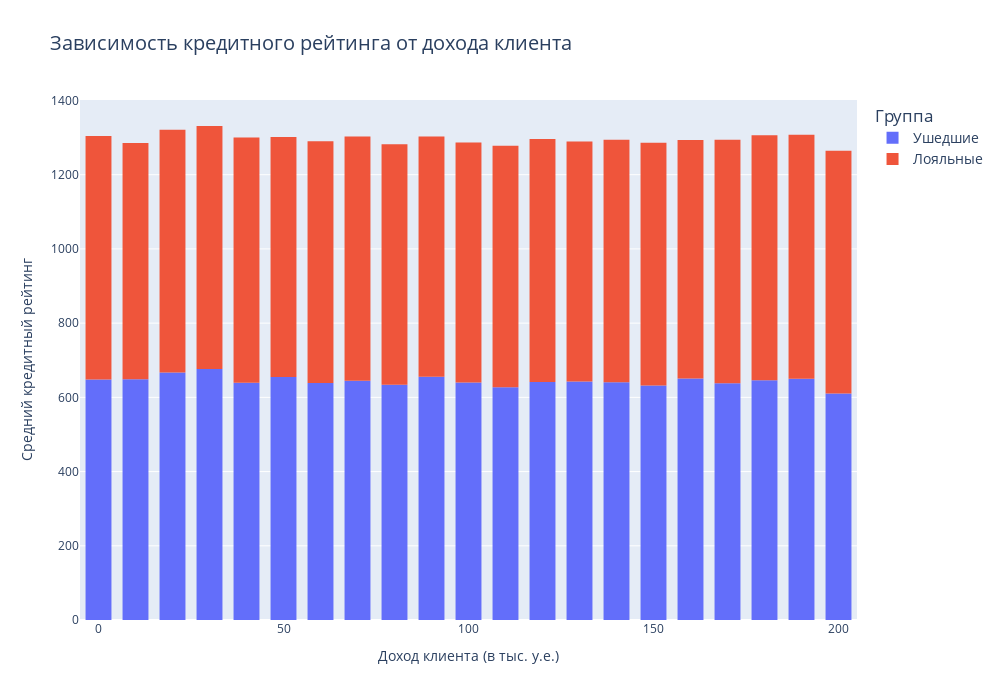

The notebook cell this image was saved under:
### Code cell
fig = px.histogram(
    data_frame=churn_data,
    x=churn_data['EstimatedSalary'] / 1000,
    y=churn_data['CreditScore'],
    nbins=20,
    color=churn_data['Exited'].map({1:'Ушедшие', 0:'Лояльные'}),
    title= 'Зависимость кредитного рейтинга от дохода клиента',
    height=700,
    width=1000,
    histfunc='avg'
)

fig.update_layout(
    xaxis_title='Доход клиента (в тыс. у.е.)',
    yaxis_title='Средний кредитный рейтинг',
    title_font_size=20,
    legend_font_size=14,
    legend_title='Группа',
    bargap=0.3
)

fig.show()

### Figure 1 — Plotly figure (JSON) as saved in the notebook; plotly's stock layout.template omitted (floating-point values rounded to 4 significant figures; data arrays with more than 128 entries replaced by an {"elided": "..."} marker saying what was removed)
{"data": [{"alignmentgroup": "True", "bingroup": "x", "histfunc": "avg", "hovertemplate": "color=Ушедшие<br>x=%{x}<br>avg of CreditScore=%{y}<extra></extra>", "legendgroup": "Ушедшие", "marker": {"color": "#636efa", "pattern": {"shape": ""}}, "name": "Ушедшие", "nbinsx": 20, "offsetgroup": "Ушедшие", "orientation": "v", "showlegend": true, "type": "histogram", "x": {"elided": "2037 float values"}, "xaxis": "x", "y": {"elided": "2037 int values"}, "yaxis": "y"}, {"alignmentgroup": "True", "bingroup": "x", "histfunc": "avg", "hovertemplate": "color=Лояльные<br>x=%{x}<br>avg of CreditScore=%{y}<extra></extra>", "legendgroup": "Лояльные", "marker": {"color": "#EF553B", "pattern": {"shape": ""}}, "name": "Лояльные", "nbinsx": 20, "offsetgroup": "Лояльные", "orientation": "v", "showlegend": true, "type": "histogram", "x": {"elided": "7963 float values"}, "xaxis": "x", "y": {"elided": "7963 int values"}, "yaxis": "y"}], "layout": {"bargap": 0.3, "barmode": "relative", "height": 700, "legend": {"font": {"size": 14}, "title": {"text": "Группа"}, "tracegroupgap": 0}, "title": {"font": {"size": 20}, "text": "Зависимость кредитного рейтинга от дохода клиента"}, "width": 1000, "xaxis": {"anchor": "y", "domain": [0, 1], "title": {"text": "Доход клиента (в тыс. у.е.)"}}, "yaxis": {"anchor": "x", "domain": [0, 1], "title": {"text": "Средний кредитный рейтинг"}}}}
